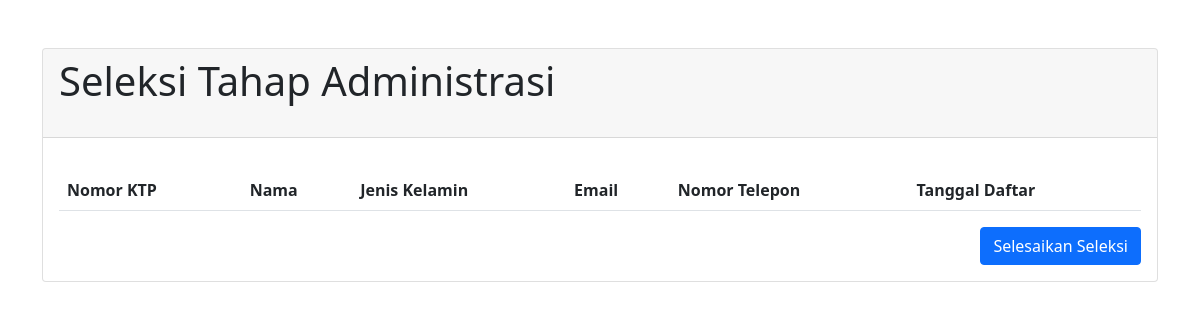
Page /Seleksi/seleksi_administrasi.php?idloker=1 on the earlier database version.
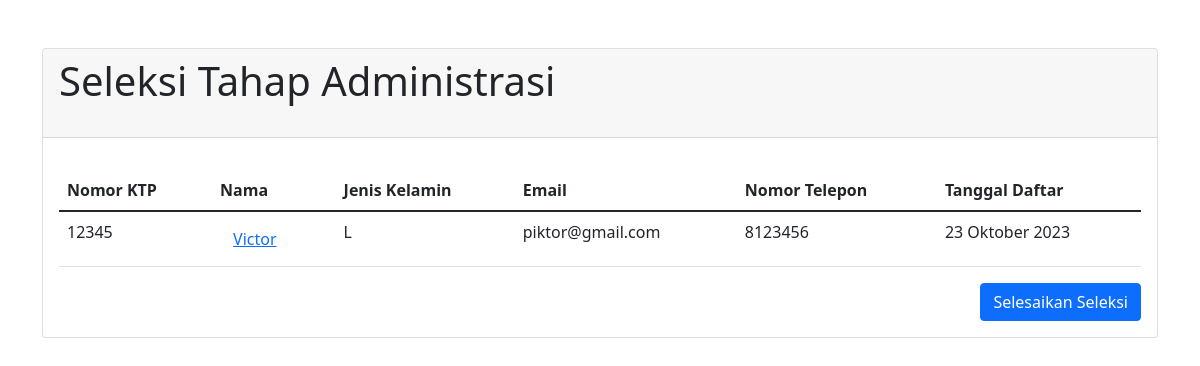
Same page on the later database version.
### tables this page shows
CREATE TABLE `apply_loker` (
  `idapply` varchar(20) NOT NULL,
  `idloker` varchar(20) NOT NULL,
  `noktp` int(17) NOT NULL,
  `tgl_apply` varchar(20) NOT NULL
);

CREATE TABLE `pencaker` (
  `noktp` int(17) NOT NULL,
  `nama` varchar(100) NOT NULL,
  `password` varchar(50) NOT NULL,
  `jenis_kelamin` char(1) NOT NULL,
  `tempat_lahir` varchar(100) NOT NULL,
  `tanggal_lahir` varchar(50) NOT NULL,
  `alamat` varchar(100) NOT NULL,
  `kota` varchar(50) NOT NULL,
  `email` varchar(50) NOT NULL,
  `no_telp` int(15) NOT NULL,
  `foto` varchar(20) NOT NULL,
  `tgl_daftar` varchar(30) NOT NULL,
  `file_ktp` varchar(20) NOT NULL,
  `idtahapan` varchar(20) NOT NULL
);

### Seleksi/seleksi_administrasi.php (the view, shortened to what this page needs)
<?php
require_once("../db_login.php");
if (isset($_GET['idloker'])) {
    $idloker = $_GET['idloker'];
    $query = "SELECT
                        apply_loker.noktp,
                        pencaker.nama,
                        pencaker.jenis_kelamin,
                        pencaker.email,
                        pencaker.no_telp,
                        pencaker.tgl_daftar
                        FROM apply_loker
                        JOIN pencaker ON apply_loker.noktp = pencaker.noktp
                        LEFT JOIN tahapan_apply ON apply_loker.idapply = tahapan_apply.idapply
                        WHERE apply_loker.idloker = '$idloker' AND tahapan_apply.idtahapan = 't1'";
    $result = $db->query($query);
?>
    <div class="card mt-5">
        <div class="card-header">
            <h1 class="mb-4">Seleksi Tahap Administrasi</h1>
        </div>
        <div class="card-body">
            <table class="table mt-3">
                <thead>
                    <tr>
                        <th>Nomor KTP</th>
                        <th>Nama</th>
                        <th>Jenis Kelamin</th>
                        <th>Email</th>
                        <th>Nomor Telepon</th>
                        <th>Tanggal Daftar</th>
                    </tr>
                </thead>
                <tbody>
                    <?php
                    while ($row = $result->fetch_object()) {
                        echo "<tr>";
                        echo "<td>{$row->noktp}</td>";
                        echo '<td><a class="btn btn-link" href="../view_applier.php?noktp=' . $row->noktp . '" role="button">' . $row->nama . '</a></td>';
                        echo "<td>{$row->jenis_kelamin}</td>";
                        echo "<td>{$row->email}</td>";
                        echo "<td>{$row->no_telp}</td>";
                        echo "<td>{$row->tgl_daftar}</td>";
                        echo "</tr>";
                    }
                    ?>
                </tbody>
            </table>
            <div class="d-grid gap-2 d-md-flex justify-content-md-end">
                <a href="../CRUD_loker/view_loker.php?idloker=<?php echo $idloker; ?>" class="btn btn-primary" onclick="selesaikanSeleksi()">Selesaikan Seleksi</a>
            </div>
        </div>
    </div>
<?php
} else {
    echo "Invalid Loker ID.";
}
?>

Differences in the rows shown:
added apply_loker: noktp "12345", noktp.nama "Victor", noktp.jenis_kelamin "L", noktp.email "piktor@gmail.com", noktp.no_telp "8123456", noktp.tgl_daftar "23 Oktober 2023"
